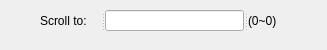
<?xml version="1.0" encoding="UTF-8"?>
<ui version="4.0">
 <class>Dialog</class>
 <widget class="QDialog" name="Dialog">
  <property name="geometry">
   <rect>
    <x>0</x>
    <y>0</y>
    <width>327</width>
    <height>50</height>
   </rect>
  </property>
  <property name="windowTitle">
   <string>Scroll to</string>
  </property>
  <widget class="QSplitter" name="splitter">
   <property name="geometry">
    <rect>
     <x>40</x>
     <y>10</y>
     <width>245</width>
     <height>21</height>
    </rect>
   </property>
   <property name="orientation">
    <enum>Qt::Horizontal</enum>
   </property>
   <widget class="QLabel" name="_lbScrollTo">
    <property name="text">
     <string>Scroll to:</string>
    </property>
   </widget>
   <widget class="QLineEdit" name="_editorRow"/>
   <widget class="QLabel" name="_lbRange">
    <property name="text">
     <string>(0~0)</string>
    </property>
   </widget>
  </widget>
 </widget>
 <resources/>
 <connections/>
</ui>
